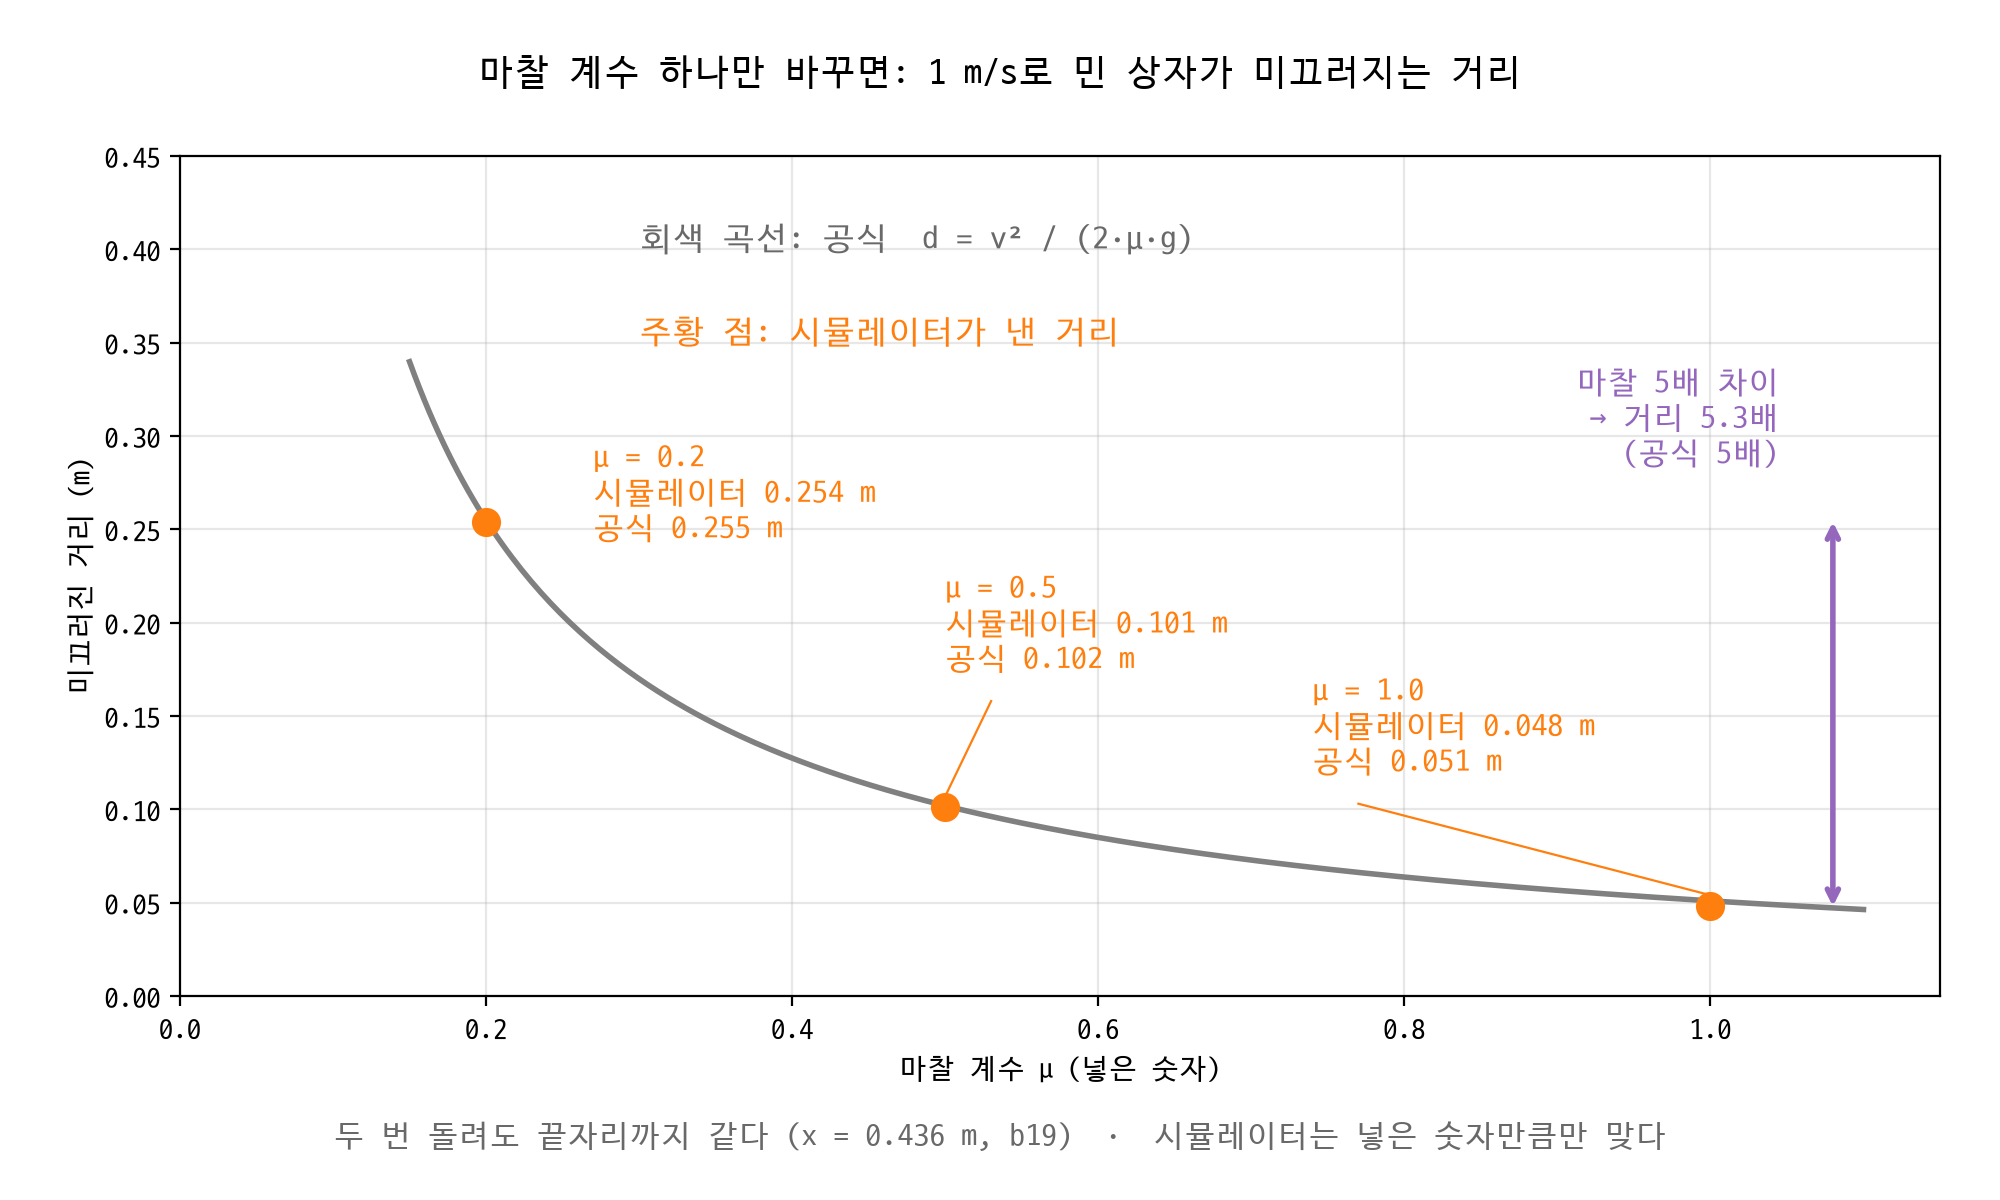

Recreate this plot in Python.
import matplotlib.pyplot as plt
import numpy as np

# plt.rcParams["font.family"] = "AppleGothic"
plt.rcParams["font.family"] = "D2Coding"
plt.rcParams["axes.unicode_minus"] = False

# b20_friction.py 와 같은 조건: 처음 속도 1 m/s, 중력 9.81
속도, 중력 = 1.0, 9.81
마찰_목록 = [1.0, 0.5, 0.2]
# 슬라이드 59쪽에 출력된 MuJoCo 결과를 그대로 옮긴 값 (여기서는 MuJoCo를 돌리지 않는다)
시뮬레이터 = {1.0: 0.048, 0.5: 0.101, 0.2: 0.254}


def 공식(마찰):
    return 속도 ** 2 / (2 * 마찰 * 중력)             # 미끄러져 멈추는 거리 = 속도² / (2 × 마찰 × 중력)


for 마찰 in 마찰_목록:
    print(f"마찰 {마찰}: 시뮬레이터 {시뮬레이터[마찰]:.3f}m, 공식 {공식(마찰):.4f}m, 차이 {시뮬레이터[마찰] - 공식(마찰):+.4f}m")
print(f"거리 비 (마찰 0.2 / 1.0): 시뮬레이터 {시뮬레이터[0.2] / 시뮬레이터[1.0]:.2f}배, 공식 {공식(0.2) / 공식(1.0):.2f}배")

그림 = plt.figure(figsize=(10, 6))
칸 = 그림.add_axes([0.09, 0.17, 0.88, 0.70])
μ = np.linspace(0.15, 1.1, 300)
칸.plot(μ, 공식(μ), color="gray", linewidth=2)
칸.text(0.30, 0.40, "회색 곡선: 공식  d = v² / (2·μ·g)", color="dimgray", fontsize=12)
칸.scatter(마찰_목록, [시뮬레이터[m] for m in 마찰_목록], s=90, color="tab:orange", zorder=3)
칸.text(0.30, 0.35, "주황 점: 시뮬레이터가 낸 거리", color="tab:orange", fontsize=12)

# 점마다 옆 빈 자리에 시뮬레이터 값과 공식 값
글자_자리 = {1.0: (0.74, 0.145), 0.5: (0.50, 0.20), 0.2: (0.27, 0.27)}
for 마찰 in 마찰_목록:
    x, y = 글자_자리[마찰]
    칸.text(x, y, f"μ = {마찰}\n시뮬레이터 {시뮬레이터[마찰]:.3f} m\n공식 {공식(마찰):.3f} m",
          color="tab:orange", fontsize=11, ha="left", va="center")
    if 마찰 != 0.2:
        칸.plot([x + 0.03, 마찰], [y - 0.042, 시뮬레이터[마찰] + 0.006], color="tab:orange", linewidth=0.8)

# 마찰 0.2 와 1.0 의 비교: 세로 화살표
칸.annotate("", xy=(1.08, 시뮬레이터[0.2]), xytext=(1.08, 시뮬레이터[1.0]),
          arrowprops=dict(arrowstyle="<->", color="tab:purple", linewidth=2, shrinkA=0, shrinkB=0))
칸.text(1.045, 0.31, f"마찰 5배 차이\n→ 거리 {시뮬레이터[0.2] / 시뮬레이터[1.0]:.1f}배\n(공식 {공식(0.2) / 공식(1.0):.0f}배)",
      color="tab:purple", fontsize=11, ha="right", va="center")

칸.set_xlim(0, 1.15)
칸.set_ylim(0, 0.45)
칸.set_xticks([0, 0.2, 0.4, 0.6, 0.8, 1.0])
칸.set_xlabel("마찰 계수 μ (넣은 숫자)")
칸.set_ylabel("미끄러진 거리 (m)")
칸.grid(alpha=0.3)
그림.text(0.5, 0.93, "마찰 계수 하나만 바꾸면: 1 m/s로 민 상자가 미끄러지는 거리", ha="center", fontsize=13)
그림.text(0.5, 0.045, "두 번 돌려도 끝자리까지 같다 (x = 0.436 m, b19)  ·  시뮬레이터는 넣은 숫자만큼만 맞다",
        ha="center", fontsize=11, color="dimgray")

그림.savefig("s59_friction.png", dpi=200)
print("저장: s59_friction.png")
